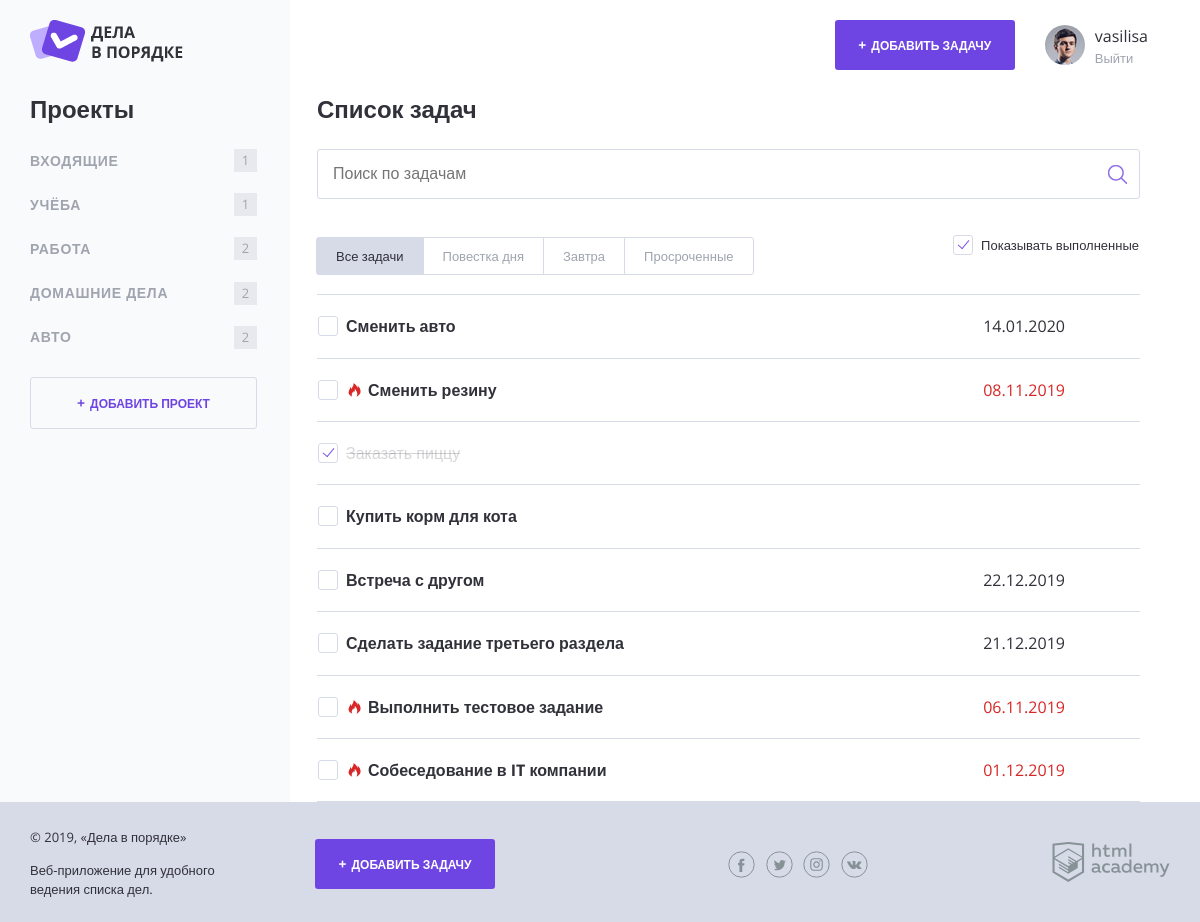
The page /index.php (signed in) on the database as committed earlier.
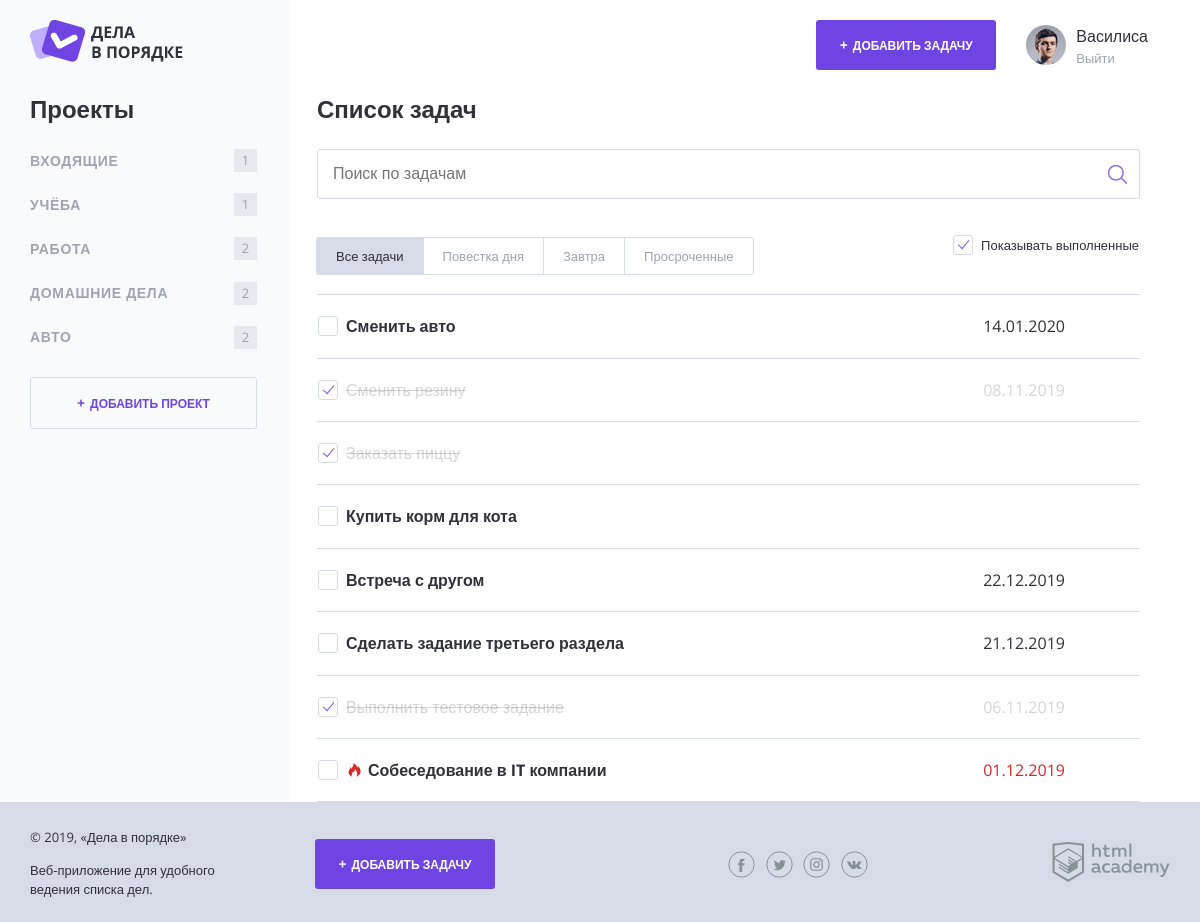
The same page on the database as committed later.
### tables this page shows
CREATE TABLE projects (
    id INT AUTO_INCREMENT PRIMARY KEY,
    user_id INT NOT NULL,
    name CHAR(128) NOT NULL,
    KEY(user_id),
    KEY(name)
);

CREATE TABLE tasks (
    id INT AUTO_INCREMENT PRIMARY KEY,
    user_id INT NOT NULL,
    project_id INT NOT NULL,
    title CHAR(255) NOT NULL,
    file CHAR(255),
    deadline DATE NULL,
    status BOOL DEFAULT 0,
    created_at TIMESTAMP DEFAULT CURRENT_TIMESTAMP,
    INDEX(user_id),
    KEY(project_id),
    INDEX(title),
    INDEX(deadline),
    KEY(status)
);

### functions.php (called while the page is built, shortened)
<?php
function includeTemplate(string $name, array $data = [])
{
    extract($data);
    require $name;
    $result = ob_get_clean();
    return $result;
}
function dbGetProjects($link, int $userId): array
{
    $sql = "SELECT id, name FROM projects WHERE user_id = " . $userId;
    try {
        $projectsResult = mysqli_query($link, $sql);
        $projects = mysqli_fetch_all($projectsResult, MYSQLI_ASSOC);
        $result = [
            "success" => 1,
            "data" => $projects,
            "count" => mysqli_num_rows($projectsResult)
        ];
    } catch (Exception $ex) {
        $result = [
            "success" => 0,
            "errorMessage" => implode(" | ", [$ex->getLine(), $ex->getMessage(), $ex->getCode()])
        ];
    }
    return $result;
}
function dbGetTasks($link, int $userId): array
{
    $sql = <<<SQL
    SELECT t.id, t.user_id, p.name AS project, t.title, t.file, t.deadline, t.status
    FROM tasks t
    LEFT JOIN projects p ON t.project_id = p.id
    LEFT JOIN users u ON t.user_id = u.id
    WHERE t.user_id = $userId ORDER BY t.id DESC
SQL;
    try {
        $tasksResult = mysqli_query($link, $sql);
        $tasks = mysqli_fetch_all($tasksResult, MYSQLI_ASSOC);
        $result = [
            "success" => 1,
            "data" => $tasks,
            "count" => mysqli_num_rows($tasksResult)
        ];
    } catch (Exception $ex) {
        $result = [
            "success" => 0,
            "errorMessage" => implode(" | ", [$ex->getLine(), $ex->getMessage(), $ex->getCode()])
        ];
    }
    return $result;
}
function showTemplateLayout(string $templatePath, string $pageContent, string $title, array $user = [])
{
    return $layoutContent = includeTemplate($templatePath . "layout.php", [
        "pageContent" => $pageContent,
        "title" => $title,
        "user" => $user
    ]);
}
function getGetVal($name)
{
    return filter_input(INPUT_GET, $name, FILTER_SANITIZE_SPECIAL_CHARS);
}
function getCountTasksProject(array $tasks, array $item)
{
    $count = 0;
    foreach ($tasks as $task) {
        if (isset($task["project"]) && isset($item["name"]) && $task["project"] == $item["name"]) {
            $count++;
        }
    }
    return $count;
}
function addHoursUntilEndTask(array $tasks): array
{
    foreach ($tasks as $task_key => $task) {
        if (isset($task["deadline"])) {
            $tsEnd = strtotime($task["deadline"]);
            $tsNow = time();
            $tsDiff = $tsEnd - $tsNow;
            $hoursUntilEnd = floor($tsDiff / 3600);
            $tasks[$task_key]["hours_until_end"] = $hoursUntilEnd;
        }
    }
    return $tasks;
}

### data.php (called while the page is built, shortened)
<?php
$searchTasksMessage = "";
$showCompleteTasks = 1;

### templates/main.php (the view, shortened to what this page needs)
<section class="content__side">
    <h2 class="content__side-heading">Проекты</h2>
    <nav class="main-navigation">
        <ul class="main-navigation__list">
            <?php foreach ($projects as $item): ?>
                <?php $className = isset($item["id"]) && isset($_GET["project_id"]) && $item["id"] === intval($_GET["project_id"]) ?
                    "main-navigation__list-item--active" : ""; ?>
                <li class="main-navigation__list-item <?= $className; ?>">
                    <a class="main-navigation__list-item-link" href="/?project_id=<?= $item["id"]; ?>">
                        <?php if (isset($item["name"])): ?>
                            <?= htmlspecialchars($item["name"]); ?>
                        <?php endif; ?>
                    </a>
                    <span class="main-navigation__list-item-count">
                        <?= getCountTasksProject($tasksAll, $item); ?>
                    </span>
                </li>
            <?php endforeach; ?>
        </ul>
    </nav>
    <a class="button button--transparent button--plus content__side-button" href="/add-project.php">Добавить проект</a>
</section>
<main class="content__main">
    <h2 class="content__main-heading">Список задач</h2>
    <form class="search-form" action="/" method="get" autocomplete="off">
        <label>
            <input class="search-form__input" type="text" name="query" value="<?= htmlspecialchars(getGetVal("query")); ?>"
                   placeholder="Поиск по задачам">
        </label>
        <input class="search-form__submit" type="submit" name="" value="Искать">
    </form>
    <div class="tasks-controls">
        <nav class="tasks-switch">
            <?php $className = !isset($_GET["tab"]) ? "tasks-switch__item--active" : ""; ?>
            <a class="tasks-switch__item <?= $className; ?>" href="/">Все задачи</a>
            <?php $className = isset($_GET["tab"]) && $_GET["tab"] == "today" ? "tasks-switch__item--active" : ""; ?>
            <a class="tasks-switch__item <?= $className; ?>" href="/?tab=today">Повестка дня</a>
            <?php $className = isset($_GET["tab"]) && $_GET["tab"] == "tomorrow" ? "tasks-switch__item--active" : ""; ?>
            <a class="tasks-switch__item <?= $className; ?>" href="/?tab=tomorrow">Завтра</a>
            <?php $className = isset($_GET["tab"]) && $_GET["tab"] == "past" ? "tasks-switch__item--active" : ""; ?>
            <a class="tasks-switch__item <?= $className; ?>" href="/?tab=past">Просроченные</a>
        </nav>
        <label class="checkbox">
            <a href="<?= $url . $urlLink ?>">
                <span class="checkbox__text">Показывать выполненные</span>
            </a>
        </label>
    </div>
    <table class="tasks">
        <?php foreach ($tasks as $item): ?>
            <?php $className1 = isset($item["status"]) && $item["status"] ? "task--completed" : ""; ?>
            <?php $className2 = isset($item["hours_until_end"]) && $item["hours_until_end"] <= 24 && $item["status"] == 0 ?
                "task--important" : ""; ?>
            <tr class="tasks__item task <?= $className1; ?> <?= $className2; ?>">
                <td class="task__select">
                    <label class="checkbox task__checkbox">
                    <?php if (isset($item["id"])): ?>
                        <a href="/?task_id=<?= $item["id"]; ?><?= $tabs; ?><?= $showCompleteTasksUrl; ?>">
                    <?php endif; ?>
                            <span class="checkbox__text">
                                <?php if (isset($item["title"])): ?>
                                    <?= htmlspecialchars($item["title"]); ?>
                                <?php endif; ?>
                            </span>
                        </a>
                    </label>
                </td>
                <td class="task__file">
                </td>
                <td class="task__date">
                    <?php if (isset($item["deadline"])): ?>
                        <?= htmlspecialchars(date("d.m.Y", strtotime($item["deadline"]))); ?>
                    <?php endif; ?>
                </td>
                <td class="task__controls"></td>
            </tr>
        <?php endforeach; ?>
    </table>
</main>

### templates/layout.php (shortened to what this page needs)
<!DOCTYPE html>
<html lang="ru">
<head>
    <link rel="stylesheet" href="/css/normalize.css">
    <link rel="stylesheet" href="/css/style.css">
    <link rel="stylesheet" href="/css/flatpickr.min.css">
</head>
<?php $className = !isset($user) ? "body-background" : ""; ?>
<body class="<?= $className; ?>">
<div class="page-wrapper">
    <?php $className = isset($user) ? "container--with-sidebar" : ""; ?>
    <div class="container <?= $className; ?>">
        <?php if (!isset($_SESSION["user"])): ?>
            <header class="main-header">
                <a href="/">
                    <img src="../img/logo.png" width="153" height="42" alt="Логитип Дела в порядке">
                </a>
                <?php if ($config["enable"] === true): ?>
                    <div class="main-header__side">
                        <a class="main-header__side-item button button--transparent" href="/auth.php">Войти</a>
                    </div>
                <?php endif; ?>
            </header>
        <?php else: ?>
            <header class="main-header">
                <a href="/index.php">
                    <img src="/img/logo.png" width="153" height="42" alt="Логотип Дела в порядке">
                </a>
                <div class="main-header__side">
                    <a class="main-header__side-item button button--plus open-modal" href="/add-task.php">Добавить задачу</a>
                    <div class="main-header__side-item user-menu">
                        <img class="user-menu__photo" src="/img/user-pic.jpg" width="40" height="40"
                             alt="Фото пользователя">
                        <div class="user-menu__data">
                            <p><?= strip_tags($_SESSION["user"]["name"]); ?></p>
                            <a href="/logout.php">Выйти</a>
                        </div>
                    </div>
                </div>
            </header>
        <?php endif; ?>
        <div class="content"><?= $pageContent; ?></div>
    </div>
</div>
<footer class="main-footer">
    <div class="container">
        <div class="main-footer__copyright">
            <p>© 2019, «Дела в порядке»</p>
            <p>Веб-приложение для удобного ведения списка дел.</p>
        </div>
        <?php if (isset($_SESSION["user"])): ?>
            <a class="main-footer__button button button--plus" href="/add-task.php">Добавить задачу</a>
        <?php endif; ?>
        <div class="main-footer__social social">
            <a class="social__link social__link--facebook" href="#">
            </a>
            <a class="social__link social__link--twitter" href="#">
            </a>
            <a class="social__link social__link--instagram" href="#">
            </a>
            <a class="social__link social__link--vkontakte" href="#">
            </a>
        </div>
        <div class="main-footer__developed-by">
            <a href="https://htmlacademy.ru/intensive/php">
                <img src="/img/htmlacademy.svg" alt="HTML Academy" width="118" height="40">
            </a>
        </div>
    </div>
</footer>
</body>
</html>

### index.php (shortened to what this page needs)
<?php
require_once("config.php");
$title = "Дела в порядке";
$user = $_SESSION["user"];
$userId = intval($_SESSION["user"]["id"]);
$link = mysqlConnect($mysqlConfig);
$link = $link["link"];
$projects = dbGetProjects($link, $userId);
$projects = $projects["data"];
$tasksAll = dbGetTasks($link, $userId);
$tasksAll = $tasksAll["data"];
$tasks = dbGetTasks($link, $userId);
$tasks = $tasks["data"];
$tasks = addHoursUntilEndTask($tasks);
$searchTasks = [];
$urlLink = "";
$scriptName = pathinfo(__FILE__, PATHINFO_BASENAME);
$query = http_build_query($_GET);
$url = "/" . $scriptName . "?" . $query;
if (mb_strpos($url, "show_completed") === false) {
    $reverseCompleteTasks = intval(!$showCompleteTasks);
    $urlLink = "&show_completed=$reverseCompleteTasks";
}
$tabs = "";
$showCompleteTasksUrl = "&show_completed=$showCompleteTasks";
$pageContent = includeTemplate($templatePath . "main.php", [
    "tasks" => $tasks,
    "projects" => $projects,
    "tasksAll" => $tasksAll,
    "searchTasks" => $searchTasks,
    "searchTasksMessage" => $searchTasksMessage,
    "tabs" => $tabs,
    "url" => $url,
    "urlLink" => $urlLink,
    "showCompleteTasks" => $showCompleteTasks,
    "showCompleteTasksUrl" => $showCompleteTasksUrl
]);
$layoutContent = showTemplateLayout($templatePath, $pageContent, $title, $user);
print($layoutContent);

Rows that differ between the two databases and show on the page:
changed tasks "Сменить резину": status 0 → 1 (drawn)
changed tasks "Выполнить тестовое задание": status 0 → 1 (drawn)
Other text that changed with them:
strip_tags($_SESSION["user"]["name"]): "vasilisa" → "Василиса"
